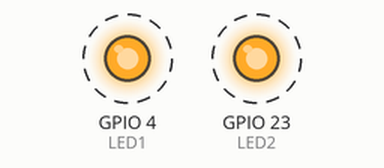
Simulated run of this sketch. Board: ESP32. On the bench: output pins drawn as LEDs (lit = HIGH). Dashed ring = blinking. What the sketch prints to the serial monitor is not drawn.

Above: at 0.05 s.
Timing chart, 0 to 4.6 s (numbered marks = the images above):
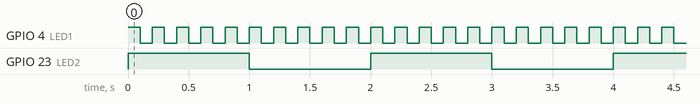

The sketch:

t3_concurrency.ino
```cpp
#define LED1 4
#define LED2 23

void taskFast(void *parameter) {
  while (true) {
    digitalWrite(LED1, HIGH);
    vTaskDelay(100 / portTICK_PERIOD_MS);
    digitalWrite(LED1, LOW);
    Serial.println("led1");
    vTaskDelay(100 / portTICK_PERIOD_MS);
  }
}

void taskSlow(void *parameter) {
  while (true) {
    digitalWrite(LED2, HIGH);
    vTaskDelay(1000 / portTICK_PERIOD_MS);
    digitalWrite(LED2, LOW);
    Serial.println("led2");
    vTaskDelay(1000 / portTICK_PERIOD_MS);
  }
}

void setup() {
  pinMode(LED1, OUTPUT);
  pinMode(LED2, OUTPUT);
  Serial.begin(115200);

  xTaskCreate( //Creates a new task (thread) that runs independently of other tasks
    taskFast,      // 1. Task function pointer
    "Fast Blink",  // 2. Task name (for debugging)
    1024,          // 3. Stack size in bytes
    NULL,          // 4. Task parameters pointer
    1,             // 5. Task priority (0 = lowest, 1 = highest)
    NULL           // 6. Task handle (output)
  );

  xTaskCreate(
    taskSlow,
    "Slow Blink",
    1024,
    NULL,
    1,
    NULL
  );
}

void loop() {
  // Empty: tasks run independently
}
```

Measured:
- by itself, GPIO 4 (LED1): alternates HIGH for 0.10 s and LOW for 0.10 s
- by itself, GPIO 23 (LED2): alternates HIGH for 1.0 s and LOW for 1.0 s
